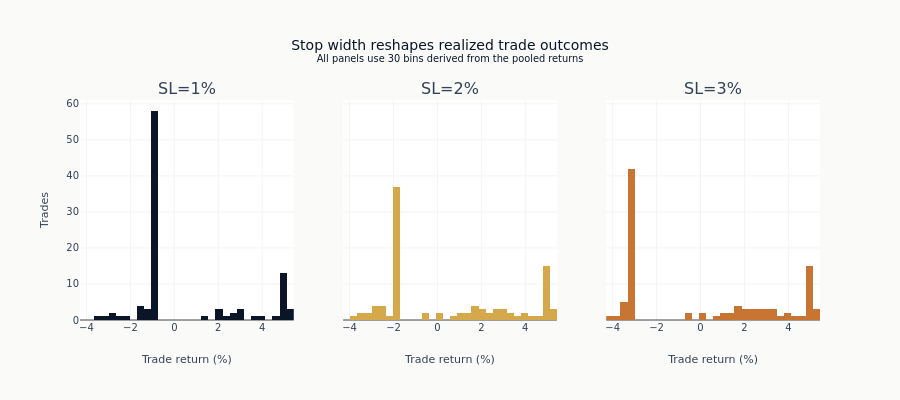

The notebook cell saved with this chart:
### Markdown cell above
The aligned panels now isolate distributional differences rather than changes
introduced by Plotly's panel-specific automatic binning.

### Code cell
stop_colors = [COLORS["blue"], COLORS["amber"], COLORS["copper"]]
for i, ((name, results), color) in enumerate(
    zip(results_by_config.items(), stop_colors, strict=True), 1
):
    returns = [r["return"] * 100 for r in results]
    fig.add_trace(
        go.Histogram(
            x=returns,
            xbins={"start": histogram_start, "end": histogram_end, "size": histogram_size},
            name=name,
            marker_color=color,
        ),
        row=1,
        col=i,
    )
    fig.update_xaxes(
        title_text="Trade return (%)", range=[histogram_start, histogram_end], row=1, col=i
    )
    fig.update_yaxes(title_text="Trades" if i == 1 else None, row=1, col=i)

fig.update_layout(
    title={
        "text": "Stop width reshapes realized trade outcomes"
        "<br><sup>All panels use 30 bins derived from the pooled returns</sup>"
    },
    height=400,
    showlegend=False,
)
show_plotly_with_alt(
    fig,
    "Three histograms of trade returns, one per stop-loss width, on shared axes. The tightest stop produces a tall spike of small losses at its stop level; wider stops spread that mass into a broader distribution with a longer left tail.",
)

### Figure 1 — Plotly figure (JSON) as saved in the notebook; plotly's stock layout.template omitted (floating-point values rounded to 4 significant figures)
{"data": [{"marker": {"color": "#0a1628"}, "name": "SL=1%", "type": "histogram", "x": [3.106, -1.0, 2.164, -1.0, -1.0, 2.632, -1.0, -1.0, -1.0, -1.0, -1.0, -1.0, -1.0, 5.0, -1.061, -1.0, -1.0, -1.0, -1.0, -1.0, -1.0, -1.0, -1.531, -1.0, 5.013, 4.638, 4.01, 3.103, 3.729, 2.171, -1.0, -2.92, -3.246, -3.448, -1.406, -1.0, -2.908, -2.364, -1.0, 5.147, 5.0, -1.0, 5.0, -1.0, -1.552, 5.181, -1.0, 5.0, -1.0, -1.0, 5.0, -1.082, 5.0, 2.253, -1.0, 1.373, -1.0, -1.0, -1.0, 5.0, 3.011, -2.238, -1.0, 5.25, -1.0, -1.0, -1.0, -1.0, -1.541, -1.0, -1.0, -1.0, -1.0, 5.0, -1.0, 5.0, -1.0, -1.0, -1.0, -1.0, -1.0, -1.259, 5.0, -1.0, -1.0, -1.0, 5.0, 2.756, -1.0, -1.0, -1.0, -1.0, 5.0, -1.0, -1.0, -1.0, -1.0, 1.992, -1.0, -1.0], "xaxis": "x", "xbins": {"end": 5.438, "size": 0.3244, "start": -4.294}, "yaxis": "y"}, {"marker": {"color": "#D4A84B"}, "name": "SL=2%", "type": "histogram", "x": [3.106, 0.8647, 2.164, 2.366, 1.208, 2.632, 0.1804, -2.0, -2.0, -2.0, -2.0, 5.0, 1.549, 5.0, -0.5654, -2.0, -2.0, -2.0, -2.0, -2.0, -2.0, -2.0, -2.0, 3.916, 5.013, 4.638, 4.01, 3.103, 3.729, 2.171, -2.687, -2.92, -3.246, -3.448, -3.457, -2.694, -2.908, -2.364, -2.0, 5.147, 5.0, -2.0, 5.0, -2.0, -2.0, 5.181, 1.832, 5.0, 4.418, -2.0, 5.0, 5.0, 5.0, 2.253, -0.05582, 1.373, 3.221, 2.555, -2.492, 5.0, 3.011, -2.238, -3.246, 5.25, -2.0, -2.0, -2.023, -2.0, -2.0, -2.0, -2.0, -2.0, -2.0, 5.0, -2.0, 5.0, -2.533, -2.394, -2.0, -3.743, -2.0, -2.0, 5.0, -2.0, -2.0, -2.0, 5.0, 2.756, 1.495, 1.176, 1.785, 3.382, 5.0, 1.58, -2.0, -2.0, -2.0, 1.992, -2.0, -0.5283], "xaxis": "x2", "xbins": {"end": 5.438, "size": 0.3244, "start": -4.294}, "yaxis": "y2"}, {"marker": {"color": "#C87533"}, "name": "SL=3%", "type": "histogram", "x": [3.106, 0.8647, 2.164, 2.366, 1.208, 2.632, 0.1804, -3.0, -3.0, -3.387, -3.548, 5.0, 1.549, 5.0, -0.5654, -3.0, -3.0, -3.0, -3.0, -3.055, -3.0, -3.14, -3.0, 3.916, 5.013, 4.638, 4.01, 3.103, 3.729, 2.171, -3.0, -3.0, -3.246, -3.448, -3.457, -3.0, -3.0, -3.0, -3.0, 5.147, 5.0, 3.173, 5.0, -3.0, -3.487, 5.181, 1.832, 5.0, 4.418, 2.261, 5.0, 5.0, 5.0, 2.253, -0.05582, 1.373, 3.221, 2.555, -3.0, 5.0, 3.011, -3.0, -3.246, 5.25, -3.0, -3.0, -3.11, -3.0, -3.0, -3.0, -3.0, -3.0, -3.0, 5.0, -4.106, 5.0, -3.0, -3.0, -3.0, -3.743, -3.0, -3.0, 5.0, -3.0, -3.0, -3.0, 5.0, 2.756, 1.495, 1.176, 1.785, 3.382, 5.0, 1.58, -3.0, -3.0, -3.289, 1.992, -3.0, -0.5283], "xaxis": "x3", "xbins": {"end": 5.438, "size": 0.3244, "start": -4.294}, "yaxis": "y3"}], "layout": {"annotations": [{"font": {"size": 16}, "showarrow": false, "text": "SL=1%", "x": 0.1444, "xanchor": "center", "xref": "paper", "y": 1.0, "yanchor": "bottom", "yref": "paper"}, {"font": {"size": 16}, "showarrow": false, "text": "SL=2%", "x": 0.5, "xanchor": "center", "xref": "paper", "y": 1.0, "yanchor": "bottom", "yref": "paper"}, {"font": {"size": 16}, "showarrow": false, "text": "SL=3%", "x": 0.8556, "xanchor": "center", "xref": "paper", "y": 1.0, "yanchor": "bottom", "yref": "paper"}], "height": 400, "showlegend": false, "title": {"text": "Stop width reshapes realized trade outcomes<br><sup>All panels use 30 bins derived from the pooled returns</sup>"}, "xaxis": {"anchor": "y", "domain": [0.0, 0.2889], "range": [-4.294, 5.438], "title": {"text": "Trade return (%)"}}, "xaxis2": {"anchor": "y2", "domain": [0.3556, 0.6444], "range": [-4.294, 5.438], "title": {"text": "Trade return (%)"}}, "xaxis3": {"anchor": "y3", "domain": [0.7111, 1.0], "range": [-4.294, 5.438], "title": {"text": "Trade return (%)"}}, "yaxis": {"anchor": "x", "domain": [0.0, 1.0], "title": {"text": "Trades"}}, "yaxis2": {"anchor": "x2", "domain": [0.0, 1.0], "matches": "y", "showticklabels": false}, "yaxis3": {"anchor": "x3", "domain": [0.0, 1.0], "matches": "y", "showticklabels": false}}}
